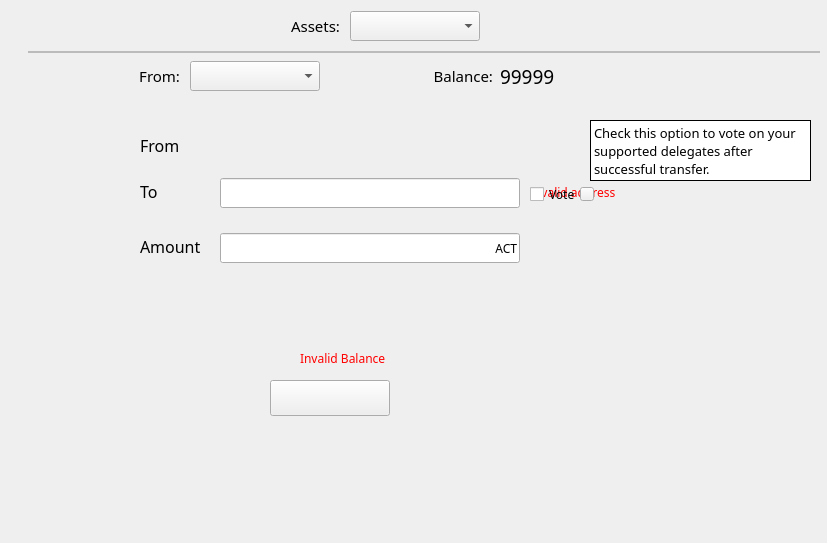
<?xml version="1.0" encoding="UTF-8"?>
<ui version="4.0">
 <class>TransferPage</class>
 <widget class="QWidget" name="TransferPage">
  <property name="geometry">
   <rect>
    <x>0</x>
    <y>0</y>
    <width>827</width>
    <height>543</height>
   </rect>
  </property>
  <property name="font">
   <font>
    <family>微软雅黑</family>
   </font>
  </property>
  <property name="focusPolicy">
   <enum>Qt::TabFocus</enum>
  </property>
  <property name="windowTitle">
   <string>Form</string>
  </property>
  <property name="styleSheet">
   <string notr="true"/>
  </property>
  <widget class="QLabel" name="balanceLabel">
   <property name="geometry">
    <rect>
     <x>500</x>
     <y>61</y>
     <width>271</width>
     <height>30</height>
    </rect>
   </property>
   <property name="font">
    <font>
     <family>微软雅黑</family>
     <pointsize>14</pointsize>
    </font>
   </property>
   <property name="text">
    <string>99999</string>
   </property>
  </widget>
  <widget class="QLabel" name="addressLabel2">
   <property name="geometry">
    <rect>
     <x>140</x>
     <y>130</y>
     <width>85</width>
     <height>31</height>
    </rect>
   </property>
   <property name="font">
    <font>
     <family>微软雅黑</family>
     <pointsize>12</pointsize>
     <weight>50</weight>
     <bold>false</bold>
    </font>
   </property>
   <property name="styleSheet">
    <string notr="true"/>
   </property>
   <property name="text">
    <string>From</string>
   </property>
   <property name="alignment">
    <set>Qt::AlignLeading|Qt::AlignLeft|Qt::AlignVCenter</set>
   </property>
  </widget>
  <widget class="QLabel" name="balanceLabel2">
   <property name="geometry">
    <rect>
     <x>382</x>
     <y>64</y>
     <width>111</width>
     <height>24</height>
    </rect>
   </property>
   <property name="font">
    <font>
     <family>微软雅黑</family>
     <pointsize>11</pointsize>
    </font>
   </property>
   <property name="text">
    <string>Balance:</string>
   </property>
   <property name="alignment">
    <set>Qt::AlignRight|Qt::AlignTrailing|Qt::AlignVCenter</set>
   </property>
  </widget>
  <widget class="QLabel" name="addressLabel">
   <property name="geometry">
    <rect>
     <x>220</x>
     <y>130</y>
     <width>631</width>
     <height>31</height>
    </rect>
   </property>
   <property name="font">
    <font>
     <family>微软雅黑</family>
     <pointsize>12</pointsize>
    </font>
   </property>
   <property name="styleSheet">
    <string notr="true"/>
   </property>
   <property name="text">
    <string/>
   </property>
   <property name="textInteractionFlags">
    <set>Qt::TextSelectableByMouse</set>
   </property>
  </widget>
  <widget class="QLabel" name="changeAccountLabel">
   <property name="geometry">
    <rect>
     <x>120</x>
     <y>64</y>
     <width>60</width>
     <height>24</height>
    </rect>
   </property>
   <property name="font">
    <font>
     <family>微软雅黑</family>
     <pointsize>11</pointsize>
    </font>
   </property>
   <property name="text">
    <string>From:</string>
   </property>
   <property name="alignment">
    <set>Qt::AlignRight|Qt::AlignTrailing|Qt::AlignVCenter</set>
   </property>
  </widget>
  <widget class="QLabel" name="sendtoLabel">
   <property name="geometry">
    <rect>
     <x>140</x>
     <y>179</y>
     <width>51</width>
     <height>24</height>
    </rect>
   </property>
   <property name="font">
    <font>
     <family>微软雅黑</family>
     <pointsize>12</pointsize>
    </font>
   </property>
   <property name="text">
    <string>To</string>
   </property>
   <property name="alignment">
    <set>Qt::AlignLeading|Qt::AlignLeft|Qt::AlignVCenter</set>
   </property>
  </widget>
  <widget class="QLabel" name="amountLabel">
   <property name="geometry">
    <rect>
     <x>140</x>
     <y>234</y>
     <width>61</width>
     <height>24</height>
    </rect>
   </property>
   <property name="font">
    <font>
     <family>微软雅黑</family>
     <pointsize>12</pointsize>
    </font>
   </property>
   <property name="text">
    <string>Amount</string>
   </property>
   <property name="alignment">
    <set>Qt::AlignLeading|Qt::AlignLeft|Qt::AlignVCenter</set>
   </property>
  </widget>
  <widget class="QToolButton" name="sendBtn">
   <property name="geometry">
    <rect>
     <x>270</x>
     <y>380</y>
     <width>120</width>
     <height>36</height>
    </rect>
   </property>
   <property name="font">
    <font>
     <family>微软雅黑</family>
     <pointsize>9</pointsize>
    </font>
   </property>
   <property name="cursor">
    <cursorShape>PointingHandCursor</cursorShape>
   </property>
   <property name="focusPolicy">
    <enum>Qt::NoFocus</enum>
   </property>
   <property name="styleSheet">
    <string notr="true"/>
   </property>
   <property name="text">
    <string/>
   </property>
  </widget>
  <widget class="QLineEdit" name="amountLineEdit">
   <property name="geometry">
    <rect>
     <x>220</x>
     <y>233</y>
     <width>300</width>
     <height>30</height>
    </rect>
   </property>
   <property name="focusPolicy">
    <enum>Qt::ClickFocus</enum>
   </property>
   <property name="contextMenuPolicy">
    <enum>Qt::DefaultContextMenu</enum>
   </property>
   <property name="maxLength">
    <number>20</number>
   </property>
  </widget>
  <widget class="QLabel" name="unitLabel">
   <property name="geometry">
    <rect>
     <x>442</x>
     <y>235</y>
     <width>75</width>
     <height>26</height>
    </rect>
   </property>
   <property name="font">
    <font>
     <family>微软雅黑</family>
    </font>
   </property>
   <property name="styleSheet">
    <string notr="true"/>
   </property>
   <property name="text">
    <string>ACT</string>
   </property>
   <property name="alignment">
    <set>Qt::AlignRight|Qt::AlignTrailing|Qt::AlignVCenter</set>
   </property>
  </widget>
  <widget class="QLabel" name="tipLabel2">
   <property name="geometry">
    <rect>
     <x>80</x>
     <y>290</y>
     <width>500</width>
     <height>41</height>
    </rect>
   </property>
   <property name="styleSheet">
    <string notr="true">color: rgb(170, 170, 170);</string>
   </property>
   <property name="text">
    <string/>
   </property>
   <property name="alignment">
    <set>Qt::AlignCenter</set>
   </property>
  </widget>
  <widget class="QLabel" name="tipLabel3">
   <property name="geometry">
    <rect>
     <x>300</x>
     <y>350</y>
     <width>161</width>
     <height>16</height>
    </rect>
   </property>
   <property name="cursor">
    <cursorShape>ArrowCursor</cursorShape>
   </property>
   <property name="styleSheet">
    <string notr="true">color: rgb(255, 0, 0);</string>
   </property>
   <property name="text">
    <string>Invalid Balance</string>
   </property>
  </widget>
  <widget class="QLabel" name="tipLabel4">
   <property name="geometry">
    <rect>
     <x>530</x>
     <y>182</y>
     <width>90</width>
     <height>20</height>
    </rect>
   </property>
   <property name="styleSheet">
    <string notr="true">color: rgb(255, 0, 0);</string>
   </property>
   <property name="text">
    <string>Invalid address</string>
   </property>
  </widget>
  <widget class="QLabel" name="tipLabel5">
   <property name="geometry">
    <rect>
     <x>275</x>
     <y>350</y>
     <width>16</width>
     <height>16</height>
    </rect>
   </property>
   <property name="text">
    <string/>
   </property>
  </widget>
  <widget class="QComboBox" name="accountComboBox">
   <property name="geometry">
    <rect>
     <x>190</x>
     <y>61</y>
     <width>130</width>
     <height>30</height>
    </rect>
   </property>
   <property name="font">
    <font>
     <family>微软雅黑</family>
     <pointsize>11</pointsize>
     <weight>50</weight>
     <bold>false</bold>
    </font>
   </property>
   <property name="focusPolicy">
    <enum>Qt::NoFocus</enum>
   </property>
   <property name="sizeAdjustPolicy">
    <enum>QComboBox::AdjustToContentsOnFirstShow</enum>
   </property>
  </widget>
  <widget class="QLineEdit" name="sendtoLineEdit">
   <property name="geometry">
    <rect>
     <x>220</x>
     <y>178</y>
     <width>300</width>
     <height>30</height>
    </rect>
   </property>
   <property name="focusPolicy">
    <enum>Qt::ClickFocus</enum>
   </property>
   <property name="contextMenuPolicy">
    <enum>Qt::DefaultContextMenu</enum>
   </property>
  </widget>
  <widget class="QToolButton" name="copyBtn">
   <property name="geometry">
    <rect>
     <x>640</x>
     <y>140</y>
     <width>11</width>
     <height>13</height>
    </rect>
   </property>
   <property name="text">
    <string/>
   </property>
  </widget>
  <widget class="QLabel" name="assetComboxTitle">
   <property name="geometry">
    <rect>
     <x>250</x>
     <y>14</y>
     <width>90</width>
     <height>24</height>
    </rect>
   </property>
   <property name="font">
    <font>
     <family>微软雅黑</family>
     <pointsize>11</pointsize>
    </font>
   </property>
   <property name="text">
    <string>Assets:</string>
   </property>
   <property name="alignment">
    <set>Qt::AlignRight|Qt::AlignTrailing|Qt::AlignVCenter</set>
   </property>
  </widget>
  <widget class="QComboBox" name="assetComboBox">
   <property name="geometry">
    <rect>
     <x>350</x>
     <y>11</y>
     <width>130</width>
     <height>30</height>
    </rect>
   </property>
   <property name="font">
    <font>
     <family>微软雅黑</family>
     <pointsize>11</pointsize>
     <weight>50</weight>
     <bold>false</bold>
    </font>
   </property>
   <property name="focusPolicy">
    <enum>Qt::NoFocus</enum>
   </property>
   <property name="sizeAdjustPolicy">
    <enum>QComboBox::AdjustToContentsOnFirstShow</enum>
   </property>
  </widget>
  <widget class="QLabel" name="label">
   <property name="geometry">
    <rect>
     <x>28</x>
     <y>51</y>
     <width>792</width>
     <height>2</height>
    </rect>
   </property>
   <property name="styleSheet">
    <string notr="true">background-color:rgb(187,187,187);</string>
   </property>
   <property name="text">
    <string/>
   </property>
  </widget>
  <widget class="QCheckBox" name="voteCheckBox">
   <property name="geometry">
    <rect>
     <x>530</x>
     <y>180</y>
     <width>71</width>
     <height>28</height>
    </rect>
   </property>
   <property name="text">
    <string>Vote</string>
   </property>
  </widget>
  <widget class="QToolButton" name="help_btn">
   <property name="geometry">
    <rect>
     <x>580</x>
     <y>187</y>
     <width>14</width>
     <height>14</height>
    </rect>
   </property>
   <property name="font">
    <font>
     <family>微软雅黑</family>
    </font>
   </property>
   <property name="cursor">
    <cursorShape>ArrowCursor</cursorShape>
   </property>
   <property name="focusPolicy">
    <enum>Qt::NoFocus</enum>
   </property>
   <property name="styleSheet">
    <string notr="true"/>
   </property>
   <property name="text">
    <string/>
   </property>
   <property name="iconSize">
    <size>
     <width>14</width>
     <height>14</height>
    </size>
   </property>
  </widget>
  <widget class="QLabel" name="helpTipsLabel">
   <property name="enabled">
    <bool>true</bool>
   </property>
   <property name="geometry">
    <rect>
     <x>590</x>
     <y>120</y>
     <width>221</width>
     <height>61</height>
    </rect>
   </property>
   <property name="font">
    <font>
     <family>微软雅黑</family>
     <pointsize>10</pointsize>
     <kerning>true</kerning>
    </font>
   </property>
   <property name="styleSheet">
    <string notr="true">background-color:rgb(255,255,255);</string>
   </property>
   <property name="frameShape">
    <enum>QFrame::Box</enum>
   </property>
   <property name="text">
    <string>Check this option to vote on your supported delegates after successful transfer.</string>
   </property>
   <property name="wordWrap">
    <bool>true</bool>
   </property>
  </widget>
 </widget>
 <tabstops>
  <tabstop>amountLineEdit</tabstop>
  <tabstop>copyBtn</tabstop>
  <tabstop>sendtoLineEdit</tabstop>
 </tabstops>
 <resources/>
 <connections/>
</ui>
